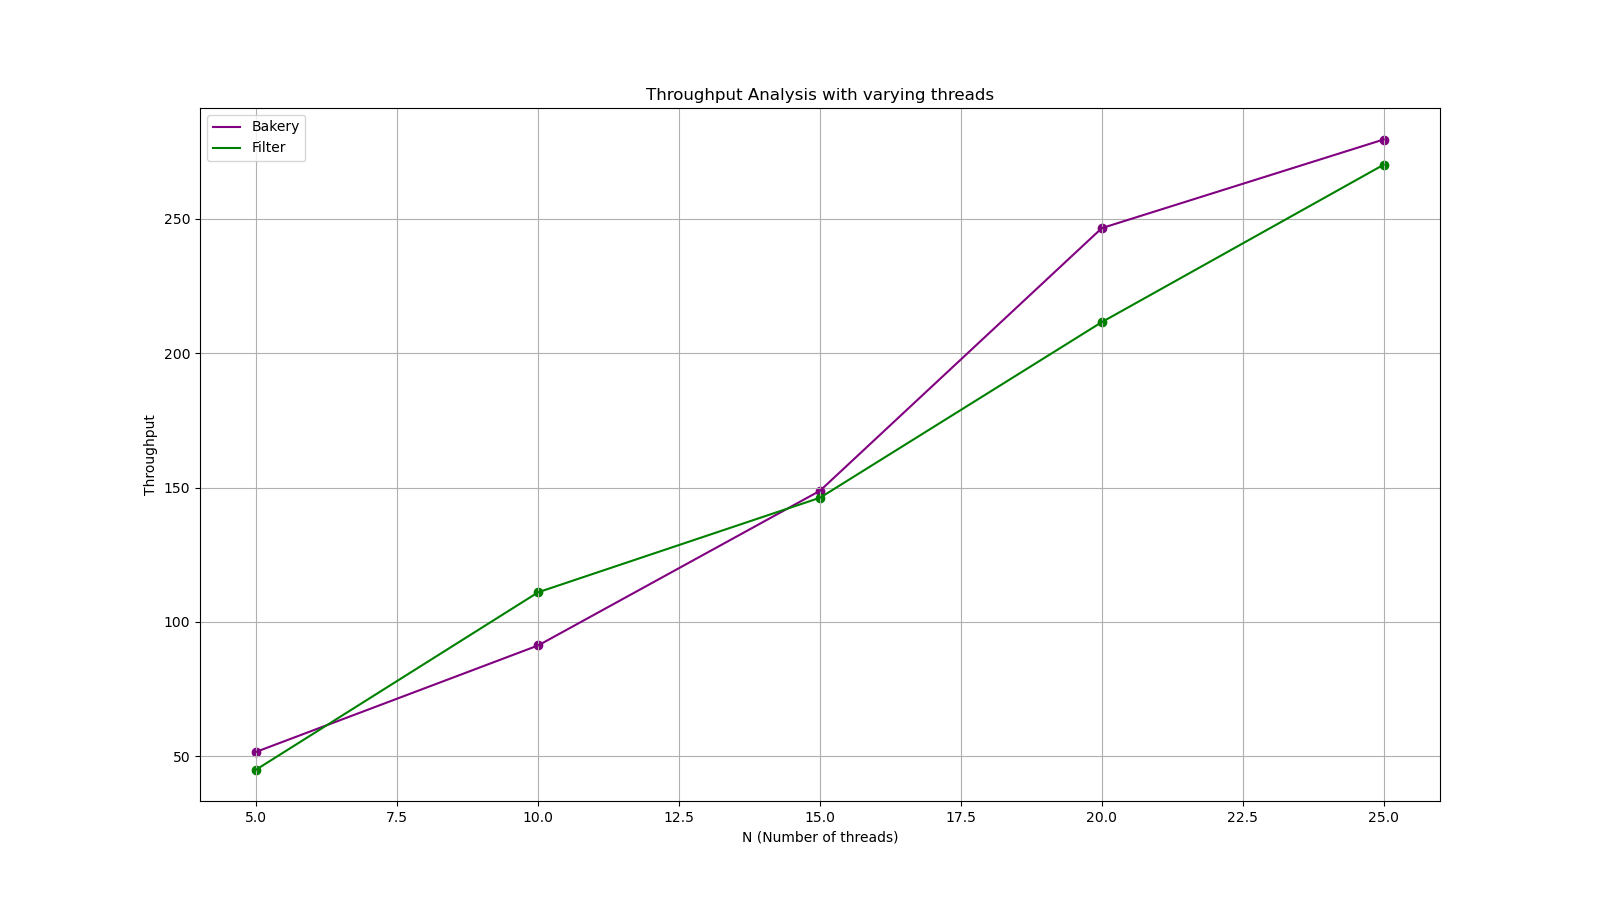

This chart was generated by the following Python code:
# Throughput Analysis with varying k [WORST]: 

import matplotlib.pyplot as plt
import os

def avg(a,b,c,d,e):
    return (a+b+c+d+e)/5


N = [5, 10, 15, 20, 25]
B = [avg(42,47,39,51,79), avg(93,67,101,112,83), avg(124,123,184,163,150), avg(292,239,254,226,222), avg(274,229,376,259,260)]
F = [avg(46,53,32,51,43), avg(100,96,159,102,98), avg(136,154,169,117,155), avg(196,212,261,193,196), avg(295,263,314,198,281)]

# make a big plot
plt.figure(figsize=(16, 9))

plt.plot(N, B, label='Bakery', color='purple')
plt.plot(N, F, label='Filter', color='green')

# show grid lines
plt.grid(True)

# show markers
plt.scatter(N, B, color='purple')
plt.scatter(N, F, color='green')

plt.xlabel('N (Number of threads)')
plt.ylabel('Throughput')
plt.title('Throughput Analysis with varying threads')
plt.legend()

script_name = os.path.splitext(os.path.basename(__file__))[0]
plt.savefig(f"{script_name}.png")

plt.show()
